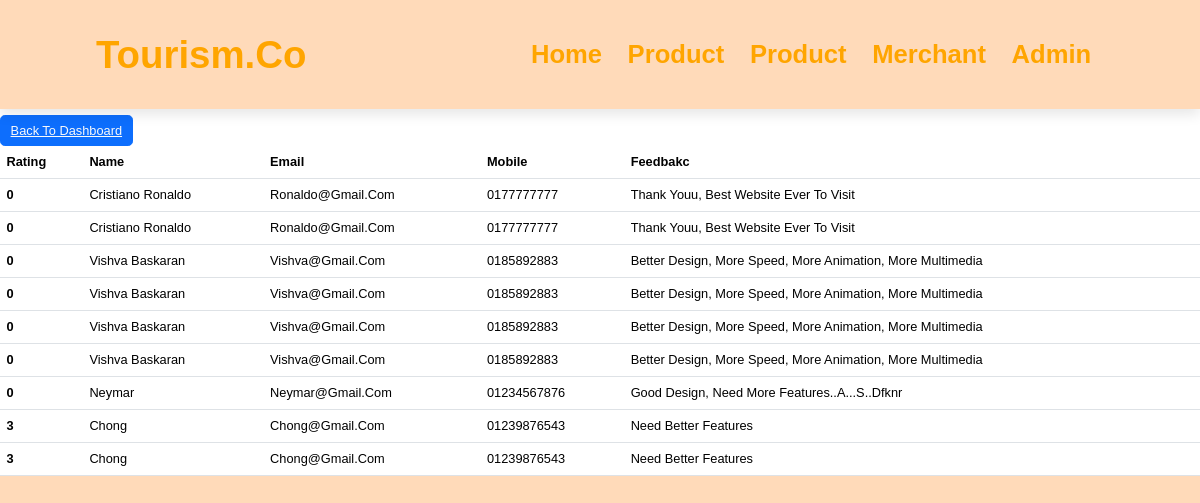
The app's page /showRating.php with its own data.
### tables this page shows
CREATE TABLE `rating` (
  `Rate` int(5) NOT NULL,
  `Fullname` varchar(50) NOT NULL,
  `Email` varchar(30) NOT NULL,
  `Phonenumber` varchar(20) NOT NULL,
  `Feedback` varchar(200) NOT NULL
);

### showRating.php (the view, shortened to what this page needs)
<?php
include 'connect.php';
?>
<!DOCTYPE html>
<html>
    <head>
        <link href="https://cdn.jsdelivr.net/npm/bootstrap@5.3.1/dist/css/bootstrap.min.css" rel="stylesheet">
        <link rel="stylesheet" href="loginStyle.css">
    </head>
    <body>
    <header>
        <a href="#" target="_blank" style="text-decoration:none;" class="logo">Tourism.Co</a>
        <nav class="navbar">
                    <a  target="_blank" style="text-decoration:none;" class="logo" href="index2.html">Home</a>
                    <a  target="_blank" style="text-decoration:none;" class="logo" href="showProduct.php">product</a>
                    <a  target="_blank" style="text-decoration:none;" class="logo" href="showProduct.php">product</a>
                    <a  target="_blank" style="text-decoration:none;" class="logo" href="index.php">Merchant</a>
                    <a  target="_blank" style="text-decoration:none;" class="logo" href="Admin.php">Admin</a>
                </nav>
        </header>
        <br><br><br><br><br><br>
        <button class="btn btn-primary"><a href="merchantDash.php" class="text-light">Back to Dashboard</a></button>
  <table class="table">
  <thead>
    <tr>
     <th scope="col">Rating</th>
      <th scope="col">Name</th>
      <th scope="col">Email</th>
      <th scope="col">Mobile</th>
      <th scope="col">Feedbakc</th>
    </tr>
  </thead>
  <tbody>
  <?php
  $sql="Select * from `rating`";
  $result=mysqli_query($con,$sql);
  if($result){
    while($row=mysqli_fetch_assoc($result)){
        $Rate=$row['Rate'];
        $name=$row['Fullname'];
        $email=$row['Email'];
        $number=$row['Phonenumber'];
        $feedback=$row['Feedback'];
        echo'
        <tr >
        <th scope="row">'.$Rate.'</th>
        <td>'.$name.'</td>
        <td>'.$email.'</td>
        <td>'.$number.'</td>
        <td>'.$feedback.'</td>
        </tr>';
    }
  }
  ?>

### loginStyle.css (style rules this page uses)
* { margin:0; padding:0; box-sizing: border-box; font-family: Verdana, Verdana, Geneva, Tahoma, sans-serif; outline: none; border:none; text-decoration: none; text-transform:capitalize; transition: .2s linear; }
html { font-size: 80%; scroll-behavior: smooth; scroll-padding-top: 6rem; overflow-x: hidden; }
header { position: fixed; top:0;left:0;right:0; background-color: peachpuff; padding:2rem 8% ; display:flex; align-items: center; justify-content: space-between; z-index: 1000; box-shadow: 0 0.5rem 1rem rgba(0, 0, 0, .1); }
header .logo { font-size: 3rem; color:orange; font-weight: bolder; }
header .navbar a { font-size: 2rem; padding:0 1rem; color:orange }

### showRating.php (style rules this page uses)
html { background-color: peachpuff; }

### records on screen
rating: Rate "0", Fullname "Cristiano Ronaldo", Email "Ronaldo@gmail.com", Phonenumber "0177777777", Feedback "Thank Youu, Best Website Ever To Visit"
rating: Rate "0", Fullname "Cristiano Ronaldo", Email "Ronaldo@gmail.com", Phonenumber "0177777777", Feedback "Thank Youu, Best Website Ever To Visit"
rating: Rate "0", Fullname "Vishva Baskaran", Email "Vishva@gmail.com", Phonenumber "0185892883", Feedback "Better Design, More Speed, More Animation, More Multimedia"
rating: Rate "0", Fullname "Vishva Baskaran", Email "Vishva@gmail.com", Phonenumber "0185892883", Feedback "Better Design, More Speed, More Animation, More Multimedia"
rating: Rate "0", Fullname "Vishva Baskaran", Email "Vishva@gmail.com", Phonenumber "0185892883", Feedback "Better Design, More Speed, More Animation, More Multimedia"
rating: Rate "0", Fullname "Vishva Baskaran", Email "Vishva@gmail.com", Phonenumber "0185892883", Feedback "Better Design, More Speed, More Animation, More Multimedia"
rating: Rate "0", Fullname "Neymar", Email "Neymar@gmail.com", Phonenumber "01234567876", Feedback "Good Design, Need More Features..a...s..dfknr"
rating: Rate "3", Fullname "Chong", Email "Chong@gmail.com", Phonenumber "01239876543", Feedback "Need Better Features"
rating: Rate "3", Fullname "Chong", Email "Chong@gmail.com", Phonenumber "01239876543", Feedback "Need Better Features"
